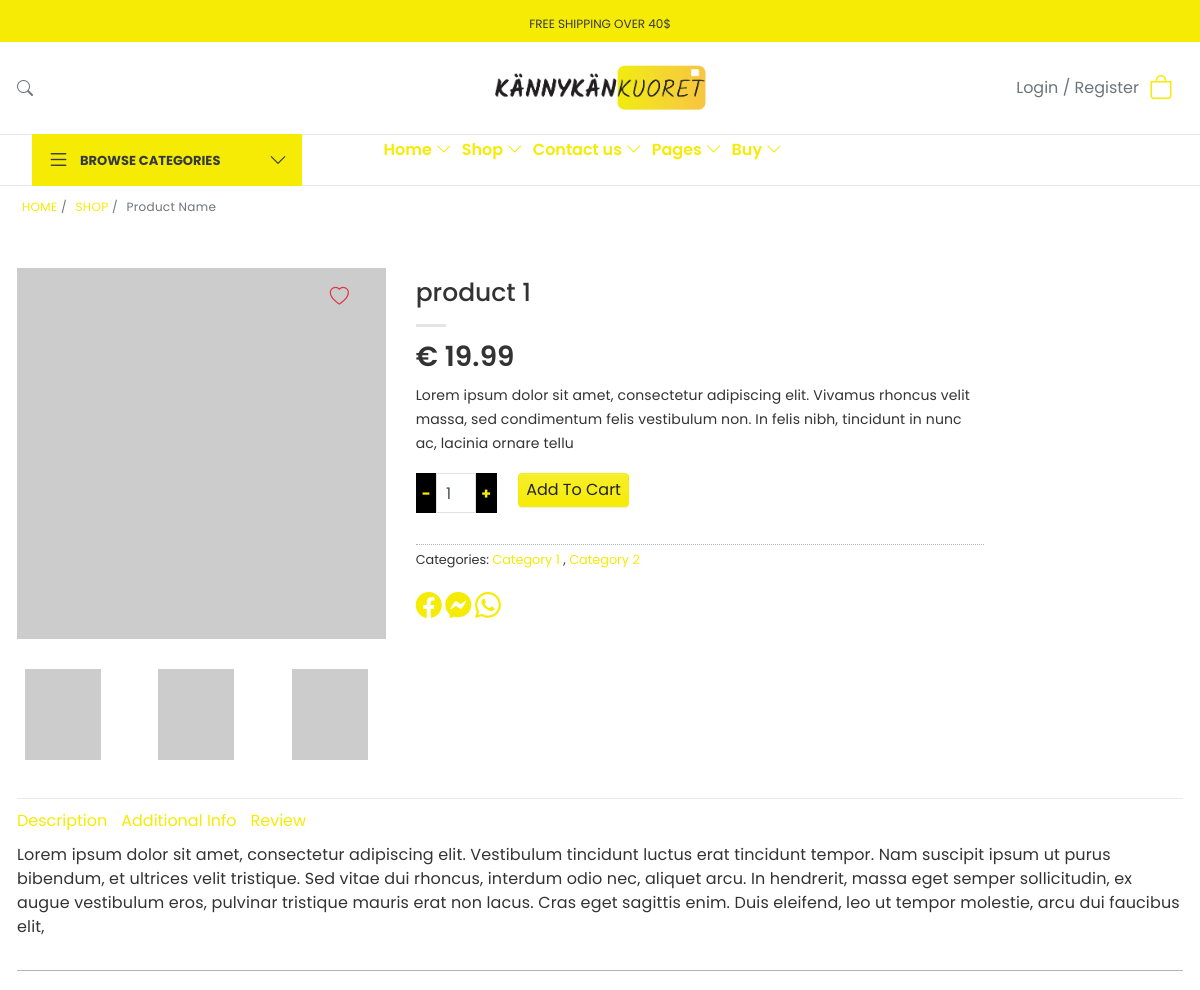
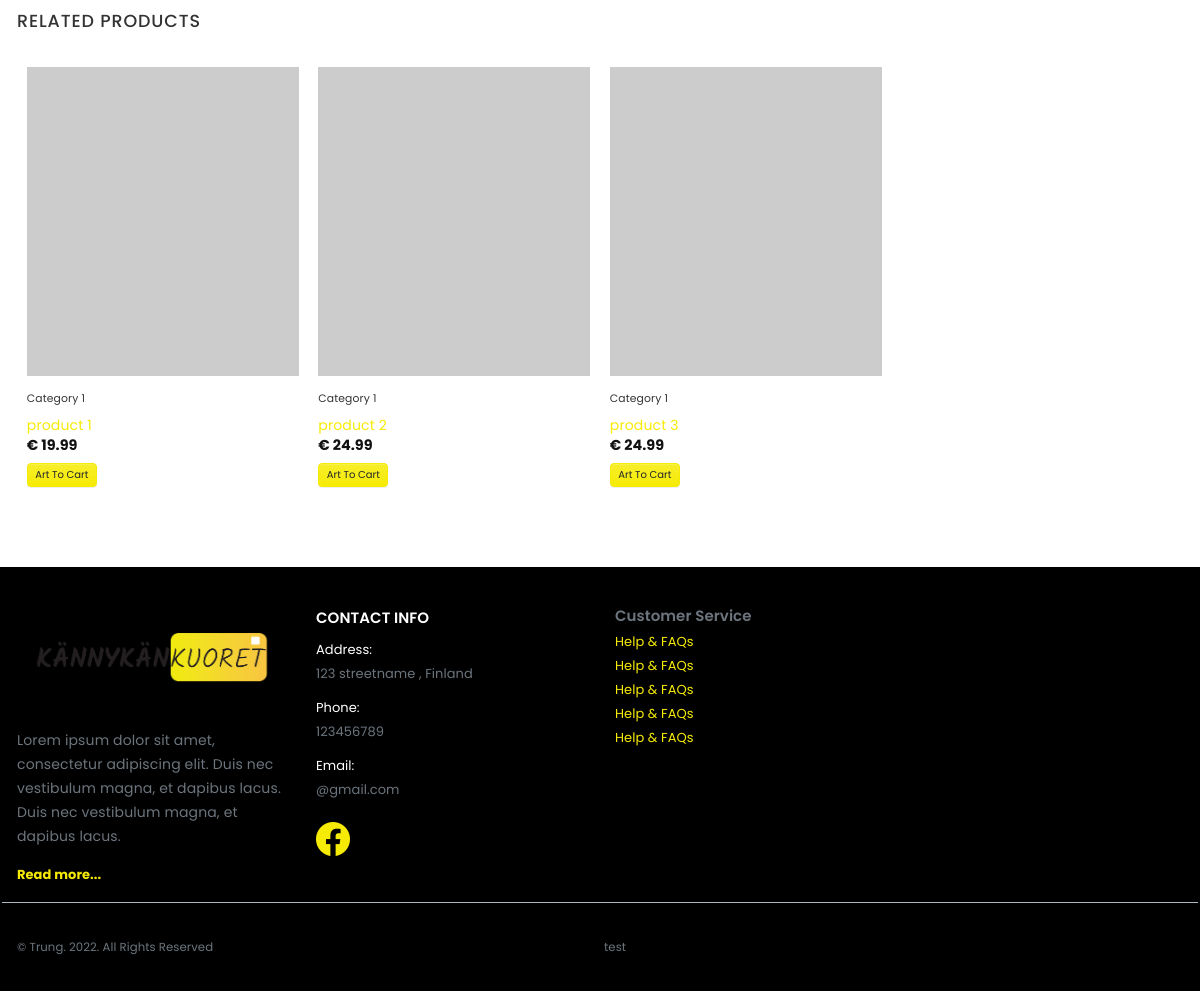
The app's page /public/item.php?id=1 with its own data (2 pictures, top to bottom).
### tables this page shows
CREATE TABLE `products` (
  `product_id` int(11) NOT NULL,
  `product_title` varchar(255) NOT NULL,
  `product_category_id` int(11) NOT NULL,
  `product_price` float NOT NULL,
  `product_quantity` int(11) NOT NULL,
  `product_description` text NOT NULL,
  `product_image` varchar(255) NOT NULL,
  `product_image_admin` varchar(255) NOT NULL,
  `product_short_description` varchar(255) DEFAULT NULL,
  `product_page_image` varchar(255) NOT NULL,
  `product_page_main_image` varchar(255) NOT NULL
);

### public/item.php (the view, shortened to what this page needs)
<?php include(TEMPLATE_FRONT . DS . "header.php") ?>
<?php
    $query = query("SELECT * FROM products WHERE product_id= " . escape_string($_GET['id']) . "");
    while($row = fetch_array($query)):
?>
<section class="breadcrumb bg-transparent position-relative text-left">
    <div class="container">
        <div class="row">
            <div class="col-lg-12 clearfix">
                <div class="breadcrumb__wrap pt-left position-relative">
                    <span>
                        <a href="#">HOME</a>
                        /
                        <span>
                            <a href="#">SHOP</a>
                            /
                            <span class="breadcrumb__last">Product Name</span>
                        </span>
                    </span>
                </div>
            </div>
        </div>
    </div>
</section>
<div class="container">
    <div class="product-main">
        <div class="row px-0">
            <div class="col-md-12">
                <div class="row">
                    <div class="col-md-4">
                        <div class="product-main__images position-relative mb-5 opacity-100">
                            <div class="product-main__image-tools position-absolute p-3">
                                <div class="product-main__wishlist-icon position-relative">
                                    <button class="product-main__wishlist-button px-0">
                                        <i class="bi bi-heart"></i>
                                    </button>
                                </div>
                            </div>
                            <figure class="product-main__gallery product-main__gallery-slider product-main__gallery-slider-nav-small product-main__gallery-mb-half product-main__gallery-is-draggable product-main__gallery-flickity-enabled">
                                <div class="product-main__viewport overflow-hidden position-relative">
                                    <div class="div product-main__slider">
                                        <div class="product-main__gallery-image">
                                            <a href="#"><img src="../resources/uploads/<?php echo display_image($row['product_image']);?>" alt="" width="510" height="510"></a>
                                        </div>
                                    </div>
                                </div>
                            </figure>
                        </div>
                        <div class="product-thumbnails product-main__gallery-is-draggable product-main__gallery-flickity-enabled pt-0">
                            <div class="product-thumbnails__viewport">
                                <div class="product-thumbnails__slider">
                                    <div class="row ml-1">
                                        <div class="col-md-4">
                                            <a href="#"><img src="<?php echo $row['product_page_image'];?>" alt="" width="76" width="91"></a>
                                        </div>
                                        <div class="col-md-4">
                                            <a href="#"><img src="<?php echo $row['product_page_image'];?>" alt="" width="76" width="91"></a>
                                        </div>
                                        <div class="col-md-4">
                                            <a href="#"><img src="<?php echo $row['product_page_image'];?>" alt="" width="76" width="91"></a>
                                        </div>
                                    </div>
                                </div>
                            </div>
                        </div>
                    </div>
                    <div class="col-md-6 product-info pt-3 ">
                        <h1 class="product-info__title"><?php echo $row['product_title'];?></h1>
                        <div class="product-info__is-divider"></div>
                        <div class="product-info__price d-block">
                            <p>
                                <span class="kk-latest-products__amount">
                                    <bdi>
                                        <span class="kk-latest-products__currency">€</span>
                                        <?php echo $row['product_price'];?>
                                    </bdi>
                                </span>
                            </p>
                        </div>
                        <div class="product-info__description">
                            <p><?php echo $row['product_short_description'];?></p>
                        </div>
                        <form action="#" class="product-info__cart">
                            <div class="product-info__quantity product-info__button-added mb-3">
                                <input type="button" value="-" class="product-info__minus product-info__button product-info__is-form">
                                <input type="number" class="product-info__input-text" step="1" min="1" max name= "quantity" value="1" title="Qty" size="4" placeholder inputmode="numeric">
                                <input type="button" value="+" class="product-info__plus product-info__button product-info__is-form">
                            </div>
                            <a href="../resources/cart.php?add=<?php echo $row['product_id']; ?>" class="btn btn-primary product-info__single-add-to-cart">Add To Cart</a>
                        </form>
                        <div class="product-info__meta">
                            <span class="product-info__posted-in d-block">
                                Categories:
                                <a href="#">Category 1</a>
                                ,
                                <a href="#">Category 2</a>
                            </span>
                        </div>
                        <div class="product-info__social-icons d-inline-block position-relative">
                            <a href="#" class="product-info__icon px-0"><i class="bi bi-facebook"></i></a>
                            <a href="#" class="product-info__icon px-0"><i class="bi bi-messenger"></i></a>
                            <a href="#" class="product-info__icon px-0"><i class="bi bi-whatsapp"></i></a>
                        </div>
                    </div>
                </div>
                <div class="product-footer">
                    <div class="product-footer__tabs">
                        <ul class="product-footer__product-tabs">
                            <li class="product-footer__description_tab">
                                <a href="#">Description</a>
                            </li>
                            <li class="product-footer__description_tab">
                                <a href="#">Additional Info</a>
                            </li>
                            <li class="product-footer__description_tab">
                                <a href="#">Review</a>
                            </li>
                        </ul>
                        <div class="product-footer__tab-panels w-100 pt-3">
                            <div class="product-footer__entry-content d-block p-0">
                                <p><?php echo $row['product_description']; ?></p>
                            </div>
                        </div>
                    </div>
                    <div class="product-footer__related-products">
                        <h3 class="product-footer__title pt-5 pb-5">Related products</h3>
                        <div class="container">
                        <div class="row position-relative">
                        <?php get_products(); ?>
                    </div>
                </div>
            </div>
        </div>
    </div>
</div>
</div>
</div>
<?php endwhile; ?>
<?php include(TEMPLATE_FRONT . DS . "footer.php")?>

### resources/functions.php (shortened to what this page needs)
<?php
function query($sql) {
    global $connection;
    return mysqli_query($connection, $sql);
}
function escape_string($string){
    global $connection;
    return mysqli_real_escape_string($connection, $string);
}
function fetch_array($result){
    return mysqli_fetch_array($result);
}
function get_products(){
    $query = query("SELECT * FROM products");
    while($row = fetch_array($query)){
        $product_image = display_image($row['product_image']);
        $product = <<<DELIMETER
        <div class="col-md-3 product-small">
          <div class="product-small__inner">
            <div class="product-small__box">
              <div class="product-small__image">
                <a href="item.php?id={$row['product_id']}"><img src="../resources/uploads/{$product_image}" alt="Chicago" width="283" height="322"></a>
              </div>
              <div class="product-small__text">
                <div class="title-wrapper">
                  <p class="product-small__category no-text-overflow is-smaller opacity-75 overflow-hidden">Category 1</p>
                  <p class="product-small__name">
                    <a href="item.php?id={$row['product_id']}">{$row['product_title']}</a>
                  </p>
                </div>
                <div class="price-wrapper d-block">
                  <span class="product-small__price d-block">
                    <span class="product-small__amount">
                    <bdi>
                      <span>€</span>
                      {$row['product_price']}
                    </bdi>
                    </span>
                  </span>
                </div>
                <a href="../resources/cart.php?add={$row['product_id']}" class="btn btn-primary mt-3">Art To Cart</a>
              </div>
            </div>
          </div>
        </div>
        DELIMETER;
        echo $product;
    }
}
function display_image($picture){
  global $uploads_directory;
  return $uploads_directory . DS . $picture;
}
?>

### records on screen
products: product_title "product 1", product_price "19.99", product_short_description "Lorem ipsum dolor sit amet, consectetur adipiscing elit. Vivamus rhoncus velit massa, sed condimentum felis vestibulum non. In felis nibh, tincidunt in nunc ac, lacinia ornare tellu", product_description "Lorem ipsum dolor sit amet, consectetur adipiscing elit. Vestibulum tincidunt luctus erat tincidunt tempor. Nam suscipit ipsum ut purus bibendum, et ultrices velit tristique. Sed vitae dui rhoncus, interdum odio nec, aliquet arcu. In hendrerit, massa eget semper sollicitudin, ex augue vestibulum eros, pulvinar tristique mauris erat non lacus. Cras eget sagittis enim. Duis eleifend, leo ut tempor molestie, arcu dui faucibus elit,"
products: product_title "product 2", product_price "24.99"
products: product_title "product 3", product_price "24.99"
